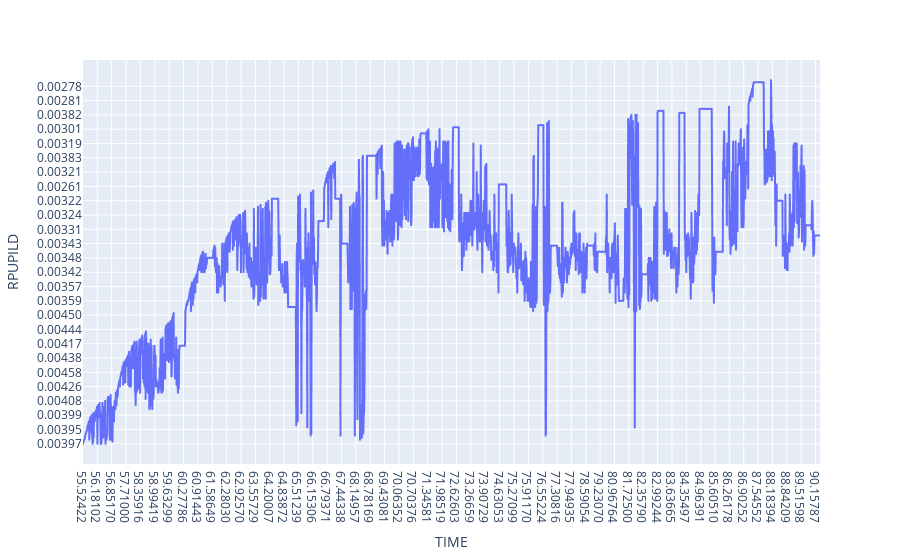

The notebook cell saved with this chart:
### Code cell
fig = px.line(df, x='TIME', y="RPUPILD")
fig.show()

### Figure 1 — Plotly figure (JSON) as saved in the notebook; plotly's stock layout.template omitted (floating-point values rounded to 4 significant figures; data arrays with more than 128 entries replaced by an {"elided": "..."} marker saying what was removed)
{"data": [{"hovertemplate": "TIME=%{x}<br>RPUPILD=%{y}<extra></extra>", "legendgroup": "", "line": {"color": "#636efa", "dash": "solid"}, "marker": {"symbol": "circle"}, "mode": "lines", "name": "", "showlegend": false, "type": "scattergl", "x": {"elided": "2002 str values"}, "xaxis": "x", "y": {"elided": "2002 str values"}, "yaxis": "y"}], "layout": {"legend": {"tracegroupgap": 0}, "margin": {"t": 60}, "xaxis": {"anchor": "y", "domain": [0, 1], "title": {"text": "TIME"}}, "yaxis": {"anchor": "x", "domain": [0, 1], "title": {"text": "RPUPILD"}}}}
